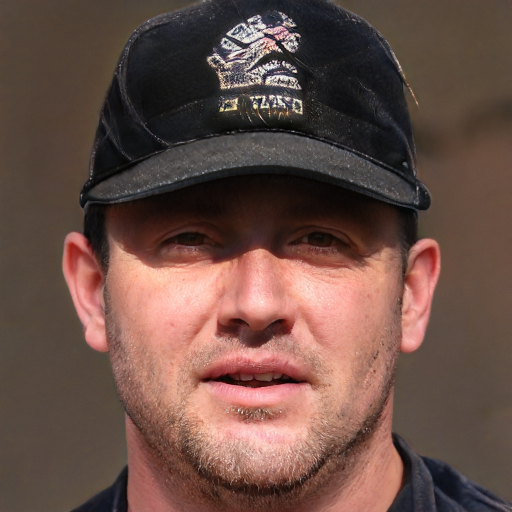
#> input picture face.jpg, 1024 x 1024 px (shown at 1/2 size)
$ jupyter execute --allow-errors 6-Images.ipynb   (shell and % lines are left out)
#> lines starting #> are read from the running program, lines starting #| are printed output that depends on the picture
# Images

## Matplotlib

```python
import matplotlib.pyplot as plt
```

[cell 1]
import numpy as np
import matplotlib.pyplot as plt

[cell 2]
random = (np.random.rand(3, 3) * 255).astype(np.uint8)
print(random)
plt.imshow(random, cmap='gray');

[cell 3]
plt.imshow(random)
plt.colorbar();

[cell 4]
ten_randoms = 10 * [random]
random_ten_times_horizontal = np.hstack(ten_randoms)
random_ten_times_vertical = np.vstack(ten_randoms)
_, axes = plt.subplots(1, 2)
axes[0].imshow(random_ten_times_horizontal)
axes[0].set_title('Horizontal stacking')
axes[1].imshow(random_ten_times_vertical)
axes[1].set_title('Vertical stacking')

### Additive color mixing

[cell 5]
# Exercise for home: understand this cell
from itertools import product
pixels = list(product((0, 1), repeat=3))
print(pixels)

[cell 6]
pixels_image = np.array(pixels)[np.newaxis]
print(pixels_image)
print(pixels_image.shape)
plt.imshow(pixels_image);

[cell 7]
pixels_255 = (pixels_image * 255).astype(np.uint8)
print(pixels_255.shape)
print(pixels_255)
plt.imshow(pixels_255);

[cell 8]
import requests
face_path = 'face.jpg'
url = 'https://thispersondoesnotexist.com/image'
#> (the rest of this cell did not finish here and is left out)

[cell 9]
array = plt.imread(face_path)
#> array is the input picture: shape (1024, 1024, 3); mean R, G, B 105.2, 78.5, 70.2
print('Data type:    ', array.dtype)
#| Data type:     uint8
print('Shape:        ', array.shape)
#| Shape:         (1024, 1024, 3)
print('Element size: ', array.itemsize)
#| Element size:  1
print('Num. elements:', array.size)
#| Num. elements: 3145728
print('Num. bytes:   ', array.nbytes)
#| Num. bytes:    3145728

[cell 10]
fig, axes = plt.subplots(2, 2, figsize=(10, 6))
red, green, blue = [array[..., channel] for channel in range(3)]
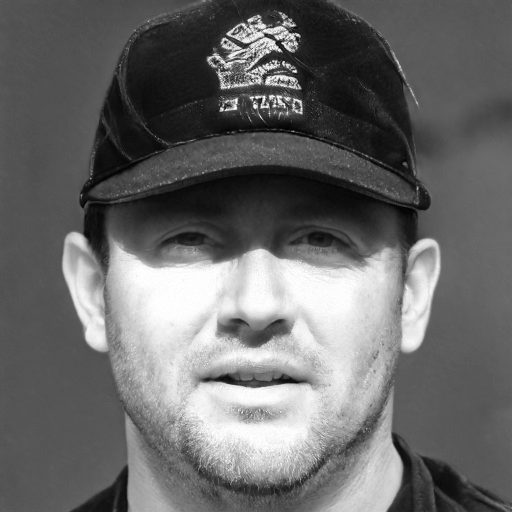
#> red: shape (1024, 1024) (shown at 1/2 size); min 0, max 255, mean 105.2
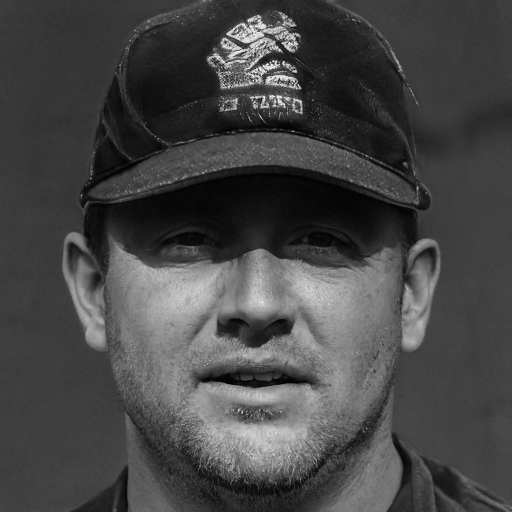
#> blue: shape (1024, 1024) (shown at 1/2 size); min 0, max 255, mean 70.2
axes[0, 0].imshow(red)
axes[0, 0].set_title('Red channel')
axes[0, 1].imshow(green)
axes[0, 1].set_title('Green channel')
axes[1, 0].imshow(blue)
axes[1, 0].set_title('Blue channel')
axes[1, 1].imshow(array)
axes[1, 1].set_title('RGB')
plt.tight_layout()

[cell 11]
fig, axes = plt.subplots(2, 2, figsize=(10, 6))
red, green, blue = [array[..., channel] for channel in range(3)]
axes[0, 0].imshow(red, cmap='gray')
axes[0, 0].set_title('Red channel')
axes[0, 1].imshow(green, cmap='gray')
axes[0, 1].set_title('Green channel')
axes[1, 0].imshow(blue, cmap='gray')
axes[1, 0].set_title('Blue channel')
axes[1, 1].imshow(array)
axes[1, 1].set_title('RGB')
plt.tight_layout()

[cell 12]
eye = array[440:520, 320:450]
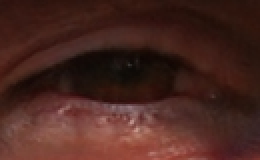
#> eye: shape (80, 130, 3) (shown 2 times larger); mean R, G, B 72.4, 38.3, 31.7
plt.imshow(eye)

## Colormaps

- [How Bad Is Your Colormap? (Or, Why People Hate Jet – and You Should Too)](https://jakevdp.github.io/blog/2014/10/16/how-bad-is-your-colormap/)
- [The misuse of colour in science communication](https://www.nature.com/articles/s41467-020-19160-7)
- [How The Rainbow Color Map Misleads](https://eagereyes.org/basics/rainbow-color-map)
- [A dangerous rainbow: Why colormaps matter](https://blogs.mathworks.com/headlines/2018/10/10/a-dangerous-rainbow-why-colormaps-matter/)
- [No more rainbows!](https://agilescientific.com/blog/2017/12/14/no-more-rainbows)
- [Rainbow Colormaps – What are they good for? Absolutely nothing!](https://medvis.org/2012/08/21/rainbow-colormaps-what-are-they-good-for-absolutely-nothing/)
- [Using better colours in science](https://www.mn.uio.no/ceed/english/about/blog/2020/using-better-colours-in-science.html)

### Sequential colormaps

#### Yes:

From [Choosing Colormaps in Matplotlib](https://matplotlib.org/stable/tutorials/colors/colormaps.html)

#### No:

From [Choosing Colormaps in Matplotlib](https://matplotlib.org/stable/tutorials/colors/colormaps.html)

[cell 13]
_, axes = plt.subplots(2, 3, figsize=(10, 6))
axes[1, 0].imshow(red, cmap='viridis')
axes[0, 1].imshow(red, cmap='cividis')
axes[0, 0].imshow(red, cmap='gray')
axes[1, 1].imshow(red, cmap='inferno')
axes[0, 2].imshow(red, cmap='jet')
axes[1, 2].imshow(red, cmap='rainbow')
plt.tight_layout()

### Diverging colormaps

[cell 14]
t1 = plt.imread('t1.png')[..., 0].astype(float)
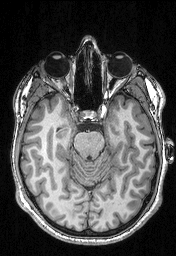
#> input picture t1.png, 176 x 256 px
#> t1: shape (256, 176) float64; min 0, max 1, mean 0.303
t2 = plt.imread('t2.png')[..., 0].astype(float)
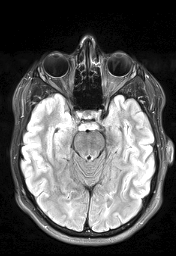
#> input picture t2.png, 176 x 256 px
#> t2: shape (256, 176) float64; min 0, max 1, mean 0.344
_, axes = plt.subplots(1, 2, figsize=(10, 6))
axes[0].imshow(t1, cmap='gray')
axes[1].imshow(t2, cmap='gray');

Let's compute and plot the difference.

[cell 15]
diff = t1 - t2
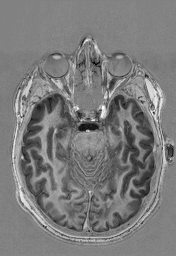
#> diff: shape (256, 176) float64; min -0.941, max 0.918, mean -0.0408; drawn with min black and max white

[cell 16]
_, axes = plt.subplots(1, 3, figsize=(10, 6))
axes[0].imshow(t1, cmap='gray')
axes[1].imshow(t2, cmap='gray')
im = axes[2].imshow(diff)
plt.colorbar(im, ax=axes[2])
plt.tight_layout()

[cell 17]
_, axes = plt.subplots(1, 3, figsize=(10, 6))
axes[0].imshow(t1, cmap='gray')
axes[1].imshow(t2, cmap='gray')
im = axes[2].imshow(diff, cmap='RdBu_r')
plt.colorbar(im, ax=axes[2])
plt.tight_layout()
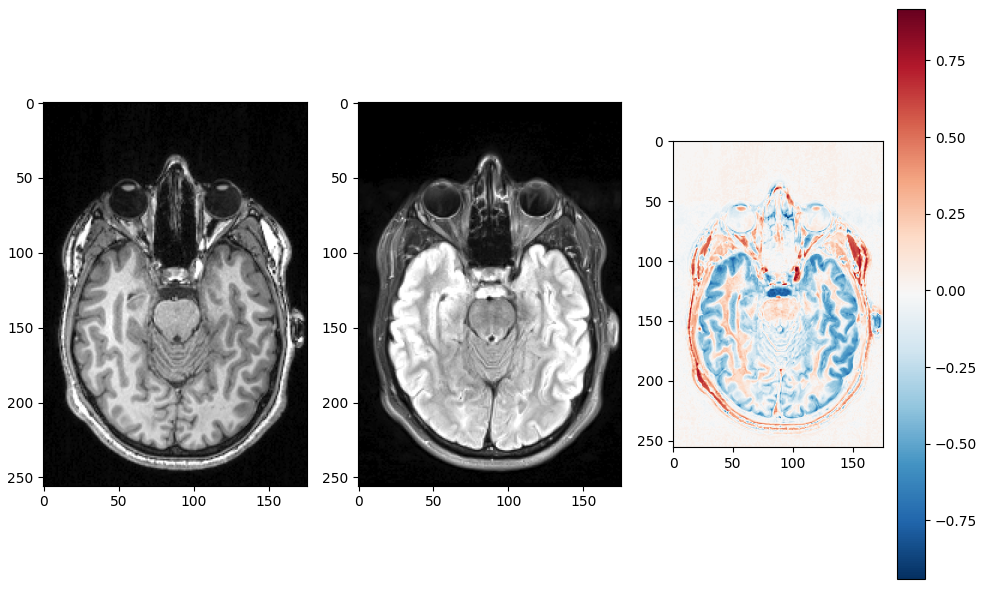
#> figure drawn by matplotlib, 4 panels

## Pillow

[cell 18]
from PIL import Image
face = Image.open('face.jpg')
face.rotate(190).resize((256, 256))

[cell 19]
pixels_255_image = Image.fromarray(pixels_255)
pixels_255_image

[cell 20]
pixels_255_image.resize((900, 100))
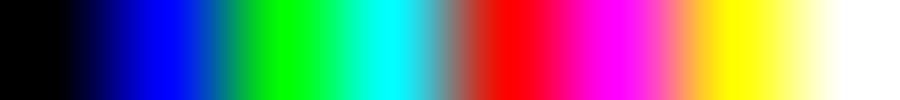
#> Out: PIL image 900x100 RGB; mean R, G, B 127.5, 127.5, 127.5

[cell 21]
pixels_255_image.resize((900, 100), resample=Image.NEAREST)
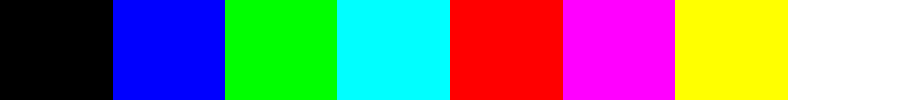
#> Out: PIL image 900x100 RGB; mean R, G, B 127.5, 127.5, 127.2

[cell 22]
small_nearest = face.resize((64, 64), resample=Image.NEAREST)
large_nearest = small_nearest.resize((256, 256), resample=Image.NEAREST)
large_nearest

[cell 23]
small_fancy = face.resize((64, 64), resample=Image.LANCZOS)
large_fancy = small_fancy.resize((256, 256), resample=Image.LANCZOS)
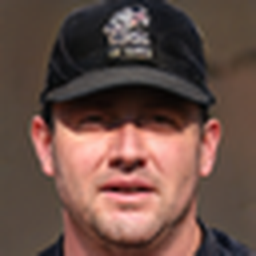
#> large_fancy: PIL image 256x256 RGB; mean R, G, B 105.1, 78.5, 70.2
large_fancy
